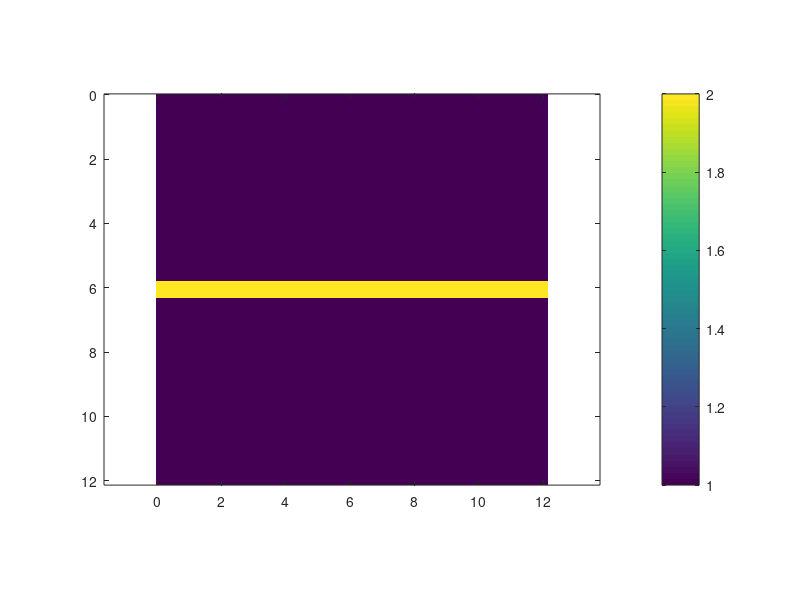

This figure's MATLAB source: (Note: this script raises an error after producing the figure.)
% FinalGMRSimulation.m

% INITIALIZE MATLAB
close all;
clc;
clear all;

% UNITS
micrometers = 1;
nanometers  = 1e-3 * micrometers;

%%%%%%%%%%%%%%%%%%%%%%%%%%%%%%%%%%%%%%%%%%%%%%%%%%%%%%%%%%%%
%% DASHBOARD
%%%%%%%%%%%%%%%%%%%%%%%%%%%%%%%%%%%%%%%%%%%%%%%%%%%%%%%%%%%%

% SOURCE WAVELENGTH
lam0 = 1.55 * micrometers;

% SLAB WAVEGUIDE PARAMETERS
nslab = sqrt(2.0);
nclad = 1.0;
a     = lam0/(2*nslab);

% GRID PARAMETERS
Sx   = 5*lam0;
Sy   = 5*lam0;
NRES = 10;
NPML = [20 20 20 20];
nmax = max([nslab nclad]);

%%%%%%%%%%%%%%%%%%%%%%%%%%%%%%%%%%%%%%%%%%%%%%%%%%%%%%%%%%%%
%% COMPUTE OPTIMIZED GRID
%%%%%%%%%%%%%%%%%%%%%%%%%%%%%%%%%%%%%%%%%%%%%%%%%%%%%%%%%%%%

% FIRST GUESS AT RESOLUTION
dx = lam0/nmax/NRES;
dy = lam0/nmax/NRES;

% SNAP GRID TO CRITICAL DIMENSIONS
ny = ceil(a/dy);
dy = a/ny;
dx = dy;

% GRID SIZE
Nx = NPML(1) + ceil(Sx/dx) + NPML(2);
Sx = Nx*dx;
Ny = NPML(3) + ceil(Sy/dy) + NPML(4);
Sy = Ny*dy;

% 2X GRID
Nx2 = 2*Nx;     dx2 = dx/2;
Ny2 = 2*Ny;     dy2 = dy/2;

% GRID AXES
xa = [0:Nx-1]*dx;
ya = [0:Ny-1]*dy;
xa2 = [0:Nx2-1]*dx2;
ya2 = [0:Ny2-1]*dy2;

%%%%%%%%%%%%%%%%%%%%%%%%%%%%%%%%%%%%%%%%%%%%%%%%%%%%%%%%%%%%
%% BUILD DEVICE ON GRID
%%%%%%%%%%%%%%%%%%%%%%%%%%%%%%%%%%%%%%%%%%%%%%%%%%%%%%%%%%%%

% INITIALIZE MATERIALS
UR2 = ones(Nx2,Ny2);
ER2 = nclad^2 * ones(Nx2,Ny2);

% CREATE SLAB
ny  = round(a/dy2);
ny1 = 1 + floor((Ny2 - ny)/2);
ny2 = ny1 + ny - 1;
ER2(:,ny1:ny2) = nslab^2;

% SHOW ER2
imagesc(xa2,ya2,ER2');
axis equal tight;
colorbar;

%%%%%%%%%%%%%%%%%%%%%%%%%%%%%%%%%%%%%%%%%%%%%%%%%%%%%%%%%%%%
%% INCOPORATE PML
%%%%%%%%%%%%%%%%%%%%%%%%%%%%%%%%%%%%%%%%%%%%%%%%%%%%%%%%%%%%

% CALCULATE PML PARAMETERS
[sx,sy] = calcpml2d([Nx2 Ny2],2*NPML);

% INCORPORATE PML
ERxx = ER2 ./ sx .* sy;
ERyy = ER2 .* sx ./ sy;
ERzz = ER2 .* sx .* sy;

URxx = UR2 ./ sx .* sy;
URyy = UR2 .* sx ./ sy;
URzz = UR2 .* sx .* sy;

% PARSE TO 1X GRID
ERxx = ERxx(2:2:Nx2,1:2:Ny2);
ERyy = ERyy(1:2:Nx2,2:2:Ny2);
ERzz = ERzz(1:2:Nx2,1:2:Ny2);

URxx = URxx(1:2:Nx2,2:2:Ny2);
URyy = URyy(2:2:Nx2,1:2:Ny2);
URzz = URzz(2:2:Nx2,2:2:Ny2);

%%%%%%%%%%%%%%%%%%%%%%%%%%%%%%%%%%%%%%%%%%%%%%%%%%%%%%%%%%%%
%% CALCULATE SOURCE
%%%%%%%%%%%%%%%%%%%%%%%%%%%%%%%%%%%%%%%%%%%%%%%%%%%%%%%%%%%%

% EXTRACT 1D CROSS SECTION
nxs  = NPML(1) + 2;
ny1  = NPML(3) + 1;
ny2  = Ny - NPML(4);
erzz = ERzz(nxs,ny1:ny2);
urxx = URxx(nxs,ny1:ny2);
uryy = URyy(nxs,ny1:ny2);

% DIAGONALIZE MATERIALS
erzz = diag(sparse(erzz));
urxx = diag(sparse(urxx));
uryy = diag(sparse(uryy));

% BUILD DERIVATE MATRICES
k0 = 2*pi/lam0;
ny = ny2 - ny1 + 1;
[DEX,DEY,DHX,DHY] = yeeder([1 ny],k0*[dx dy],[0 0 0 0]);

% BUILD EIGEN-VALUE PROBLEM
A = - (DHY/urxx*DEY + erzz);
B = inv(uryy);

% SOLVE EIGEN-VALUE PROBLEM
[V,D] = eig(full(A),full(B));
D = diag(D);

% IDENTIFY FUNDAMENTAL MODE
Ez0 = V(:,1);
neff = sqrt(-D(1));

%%%%%%%%%%%%%%%%%%%%%%%%%%%%%%%%%%%%%%%%%%%%%%%%%%%%%%%%%%%%
%% FDFD ANALYSIS
%%%%%%%%%%%%%%%%%%%%%%%%%%%%%%%%%%%%%%%%%%%%%%%%%%%%%%%%%%%%

% BUILD DERIVATE MATRICES
[DEX,DEY,DHX,DHY] = yeeder([Nx Ny],k0*[dx dy],[0 0 0 0]);

% DIAGONALIZE MATERIALS
ERxx = diag(sparse(ERxx(:)));
ERyy = diag(sparse(ERyy(:)));
ERzz = diag(sparse(ERzz(:)));
URxx = diag(sparse(URxx(:)));
URyy = diag(sparse(URyy(:)));
URzz = diag(sparse(URzz(:)));

% BUILD WAVE MATRIX
A = DHX/URyy*DEX + DHY/URxx*DEY + ERzz;

% SOURCE FIELD
fsrc = zeros(Nx,Ny);
for nx = 1 : Nx
    fsrc(nx,ny1:ny2) = Ez0*exp(1i*k0*neff*nx*dx); 
end

% Q
Q = zeros(Nx,Ny);
Q(1:nxs,:) = 1;
Q = diag(sparse(Q(:)));

% SOURCE VECTOR
b = (Q*A - A*Q)*fsrc(:);

% CALCULATE FIELD
f = A\b;
f = reshape(f,Nx,Ny);

figure('color','w');
imagesc(xa,ya,real(f)');
axis equal tight;
colorbar;